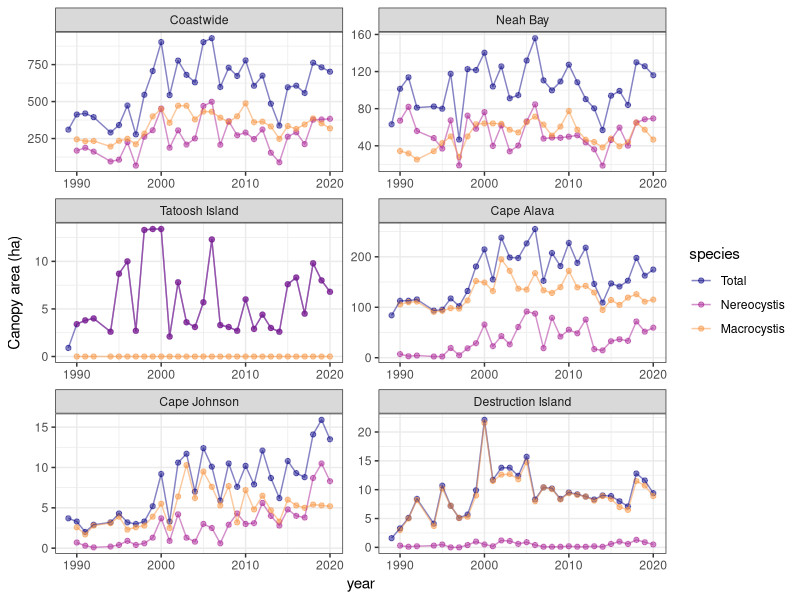
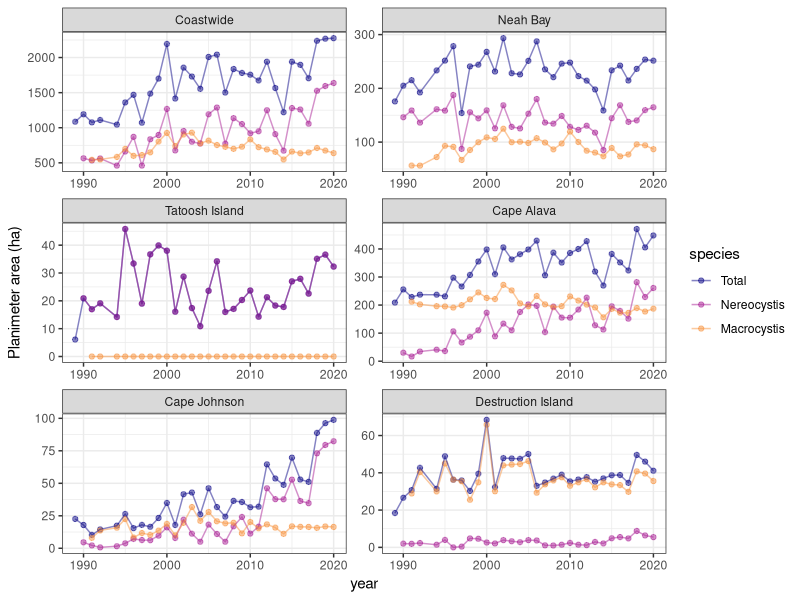

These figures' R source, in order:
# Examine overflight data from WADNR

library(tidyverse)

data.dir <- "/Users/ole.shelton/Github/OCNMS/Flagstone paper/Data"
setwd(data.dir)

kelp.dat <- read.csv("WADNR_summary_kelp_stats_1989_2020.csv")

# These are the relevant columns of interest
# tot_ne_can	Total Nereo canopy area ha 
# tot_ma_can  Total Macro canopy area ha
# tot_can     Total canopy area (all species) ha 

# tot_ne_pl   Total Nereo extent ha (planimeter)
# tot_ma_pl   Total Macro extent ha  (planimeter)
# tot_pl      Total Canopy extent ha  (planimeter)

# Planimeter area maps were created by establishing a computer 
#  derived perimeter polygon
# around the kelp within each species class corresponsing 
# to the qualitative planimeter area occupied by each

# Focal areas for Outer coast are (map_index):
# 15.1 (just east of Neah Bay ) to 25.1 (just south of Destruction Is.)
# our sites are: 
# Neah Bay = 16.2
# Tatoosh Island = 16.3
# Cape Alava = 19.1
# Cape Johnson = 21.1
# Destruction Island = 25.2

loc <- c("Neah Bay", 16.2,
  "Tatoosh Island" , 16.3,
  "Cape Alava" , 19.1,
  "Cape Johnson", 21.1,
  "Destruction Island", 25.2)

sites <- matrix(loc,ncol=2,byrow=T) %>% as.data.frame()
colnames(sites) = c("site","map_index")

## Filter the data to only include the focal sites

kelp.coast <- kelp.dat %>% filter(map_index >= 15) %>% group_by(year=year_) %>%
                  summarise(tot_canopy = sum(tot_can),
                            tot_ne = sum(tot_ne_can),
                            tot_ma = sum(tot_ma_can),
                            tot_pl_canopy = sum(tot_pl),
                            tot_pl_ne = sum(tot_ne_pl),
                            tot_pl_ma = sum(tot_ma_pl)) %>% 
                  rename(tot_ne_can = tot_ne,
                          tot_ma_can = tot_ma,
                          tot_can = tot_canopy,   
                          tot_ne_pl = tot_pl_ne, 
                          tot_ma_pl = tot_pl_ma, 
                          tot_pl = tot_pl_canopy) %>% 
                  mutate(map_index = NA,site="Coastwide")
                  

kelp.focal <- kelp.dat %>% filter(map_index %in% sites$map_index) %>%
    dplyr::select(year=year_,
                  map_index,
                  tot_ne_can,
                  tot_ma_can,
                  tot_can,   
                  tot_ne_pl, 
                  tot_ma_pl, 
                  tot_pl  ) %>% 
   left_join(.,sites %>% mutate(map_index=as.numeric(as.character(map_index))))

kelp.all <- full_join(kelp.coast,kelp.focal)
kelp.all[kelp.all<0] <- NA


kelp.all$site <- factor(kelp.all$site, levels=
                          c("Coastwide",
                          "Neah Bay" ,
                          "Tatoosh Island" , 
                          "Cape Alava" , 
                          "Cape Johnson",
                          "Destruction Island"))

                          
kelp.can.long <- kelp.all %>% pivot_longer(.,cols=contains("can"),
                                     names_to="can_type",values_to="canopy_ha") %>%
                  dplyr::select(-tot_pl, -tot_ne_pl, -tot_ma_pl) %>%
                  mutate(species=NA,
                         species=ifelse(grepl("ne",can_type),"Nereocystis",species),
                         species=ifelse(grepl("ma",can_type),"Macrocystis",species),
                         species=ifelse(is.na(species),"Total",species)
                         )

kelp.can.long$species <- factor(kelp.can.long$species, levels=
                            c("Total",
                              "Nereocystis",
                              "Macrocystis"))            

kelp.pl.long <-  kelp.all %>% pivot_longer(.,cols=contains("pl"),
                                     names_to="pl_type",values_to="pl_ha") %>%
                  dplyr::select(-tot_can, -tot_ne_can, -tot_ma_can) %>%
                  mutate(species=NA,
                      species=ifelse(grepl("ne",pl_type),"Nereocystis",species),
                      species=ifelse(grepl("ma",pl_type),"Macrocystis",species),
                      species=ifelse(is.na(species),"Total",species)
                      )

kelp.pl.long$species <- factor(kelp.pl.long$species, levels=
                              c("Total",
                                "Nereocystis",
                                "Macrocystis"))            
                  
                  
                  
p.canopy <- ggplot(kelp.can.long,aes(y=canopy_ha,x=year,color=species)) +
    geom_point(alpha=0.5) +
    geom_line(alpha=0.5) +
    facet_wrap(~site,ncol=2,scale="free") +
    scale_y_continuous("Canopy area (ha)") +
    scale_color_viridis_d(begin=0,end=0.75,option="plasma") +
    theme_bw()

p.plan <- ggplot(kelp.pl.long,aes(y=pl_ha,x=year,color=species)) +
  geom_point(alpha=0.5) +
  geom_line(alpha=0.5) +
  facet_wrap(~site,ncol=2,scale="free") +
  scale_y_continuous("Planimeter area (ha)") +
  scale_color_viridis_d(begin=0,end=0.75,option="plasma") +
  theme_bw()










